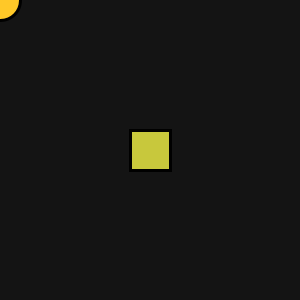
Frame 1 (no input)
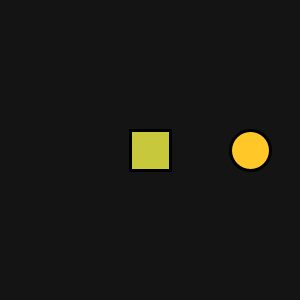
Frame 60 (the mouse pressed at the canvas centre just before this capture)
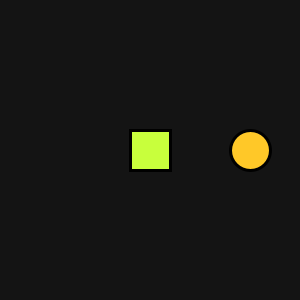
Frame 120 (the mouse held since frame 60 and released just before this capture)

The Processing sketch that drew these frames (run headless with seeded random() and noise(); from frame 60 on, the mouse is pressed at the canvas centre):

// Processing sketch: Circular_Motion
// ── Circular_Motion.pde

// Ball
float x, y;
float rotate;

// Button
int c = 200, status;
float t;

void setup () {
  
  size (300, 300);
  rectMode (CENTER);
  
  strokeWeight (3);
  
}

void draw () {
  
  background (20);
  stroke (0);
  
  Button ();
  Ball (t);
  
}

/*
  Push the button to play and add the speed
*/

void Button () {

    fill (200,c,60);
    rect (width/2,height/2,40,40);
    
    if (mouseX >= width/2 - 20 && mouseX <= width/2 + 20 && mouseY >= height/2 - 20 && mouseY <= height/2 + 20) {
      c = 255;
      if (mousePressed && mouseButton == LEFT) {
        if (t <= 0.06) {
          t = t + 0.01;
          delay (200);
        }
        else {
          t = 0;
        }
      }
    }
    else {
      c = 200;
    }
    
    println (t);

}

void Ball (float r) {

    fill (255, 200, 40);
    ellipse (x,y,40,40);
    
    x = width/2 + cos(rotate) * 100;
    y = height/2 + sin(rotate) * 100;
  
    rotate = rotate + r;
  
}
